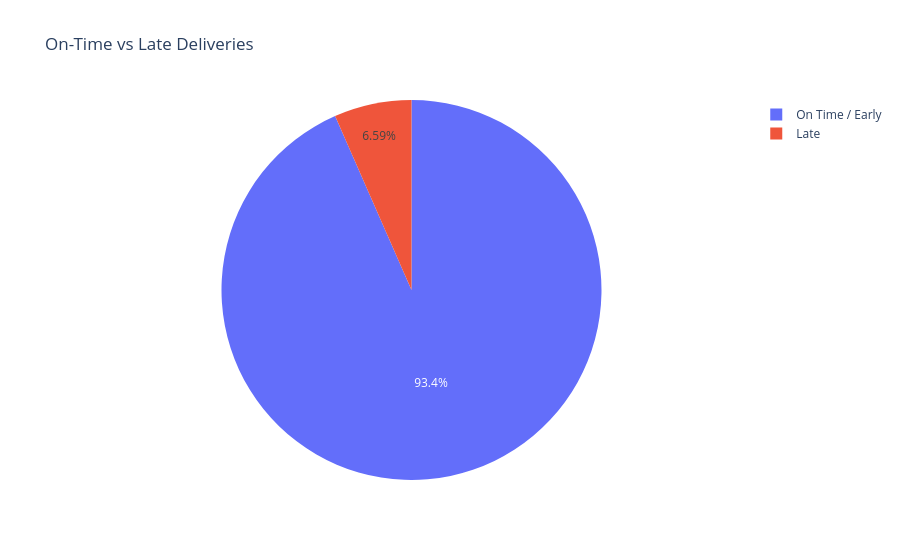

This figure's notebook cell:
### Code cell
fig = px.pie(
    delivery_status,
    names="Status",
    values="Orders",
    title="On-Time vs Late Deliveries",
    template="plotly_white"
)
fig.show()

### Figure 1 — Plotly figure (JSON) as saved in the notebook; plotly's stock layout.template omitted (floating-point values rounded to 4 significant figures)
{"data": [{"domain": {"x": [0, 1], "y": [0, 1]}, "hovertemplate": "Status=%{label}<br>Orders=%{value}<extra></extra>", "labels": ["On Time / Early", "Late"], "legendgroup": "", "name": "", "showlegend": true, "type": "pie", "values": [103539, 7301]}], "layout": {"legend": {"tracegroupgap": 0}, "title": {"text": "On-Time vs Late Deliveries"}}}
